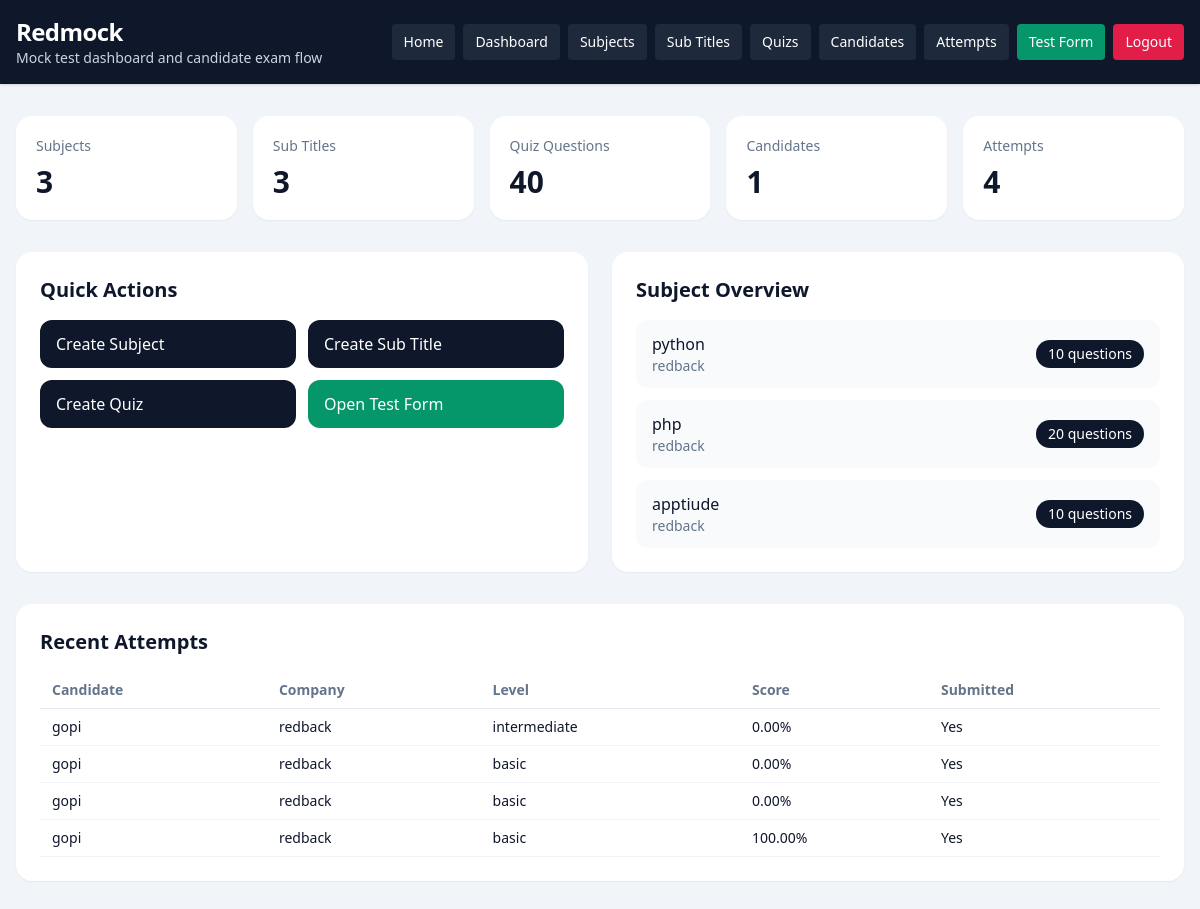
/dashboard/ (signed in), run on an earlier commit of the app's database.
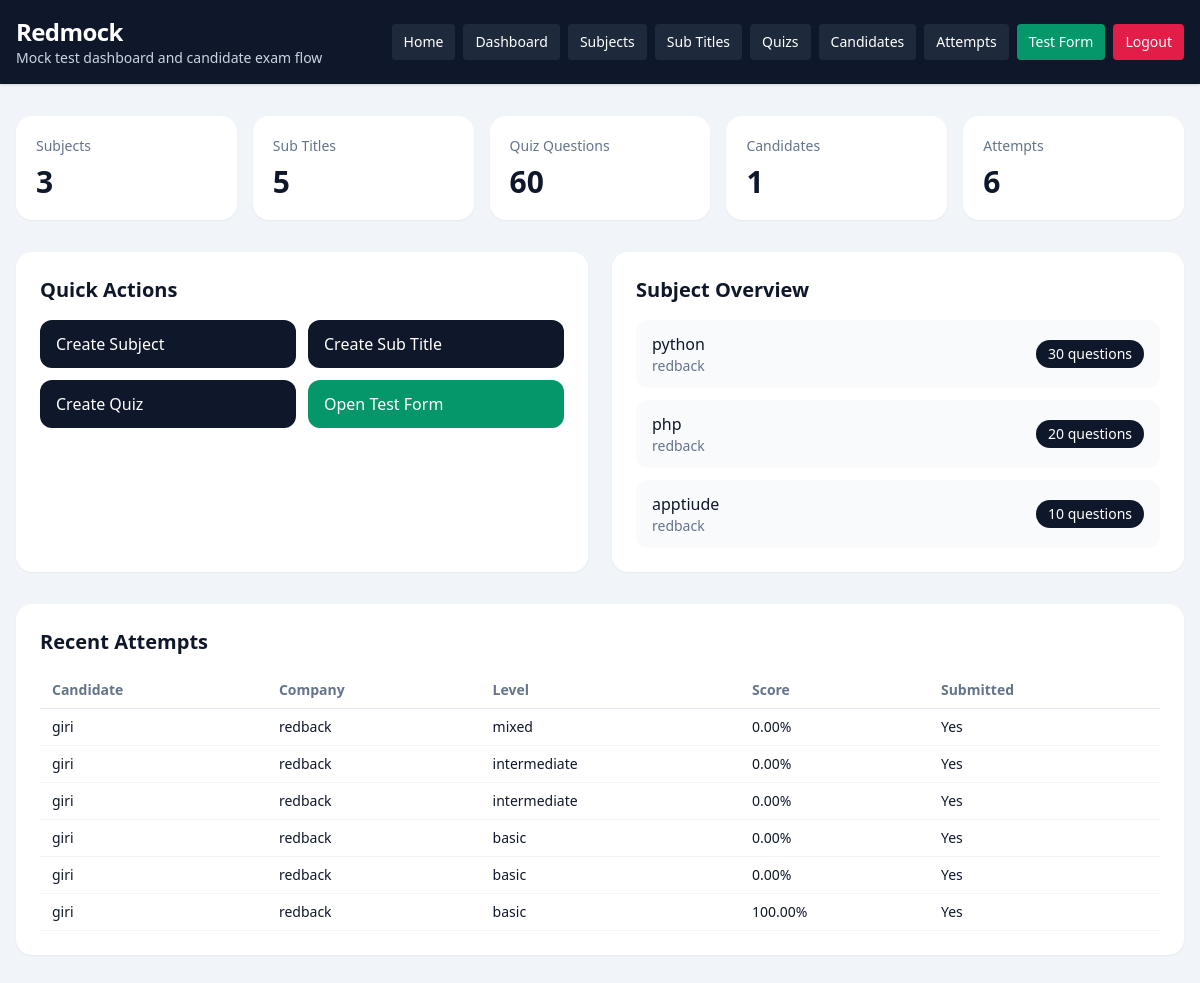
And on a later commit of the database.
### dashboard/models.py (models this page shows, shortened)
class TestSubject(models.Model):
    company = models.ForeignKey(Company, on_delete=models.CASCADE, related_name='subjects')
    subject = models.CharField(max_length=150)
    created_at = models.DateTimeField(auto_now_add=True)
    class Meta:
        ordering = ['subject']
        unique_together = ('company', 'subject')

class Company(models.Model):
    name = models.CharField(max_length=150)
    image = models.ImageField(upload_to='company/', blank=True, null=True)
    email = models.EmailField(unique=True)
    password = models.CharField(max_length=128)
    is_active = models.BooleanField(default=True)
    created_at = models.DateTimeField(auto_now_add=True)
    updated_at = models.DateTimeField(auto_now=True)
    class Meta:
        ordering = ['name']
        verbose_name_plural = 'Companies'

### quiz/models.py (models this page shows, shortened)
class CandidateTestAttempt(models.Model):
    SESSION_SINGLE = 'single'
    SESSION_MULTI = 'multi'
    SESSION_CHOICES = [
        (SESSION_SINGLE, 'Single'),
        (SESSION_MULTI, 'Multi'),
    ]
    candidate = models.ForeignKey(Candidate, on_delete=models.CASCADE, related_name='attempts')
    company = models.ForeignKey(Company, on_delete=models.CASCADE, related_name='attempts')
    session_type = models.CharField(max_length=10, choices=SESSION_CHOICES)
    level = models.CharField(max_length=20)
    question_count = models.PositiveIntegerField()
    duration_minutes = models.PositiveIntegerField()
    selected_subjects = models.JSONField(default=list, blank=True)
    selected_sub_titles = models.JSONField(default=list, blank=True)
    answers_json = models.JSONField(default=list, blank=True)
    correct_count = models.PositiveIntegerField(default=0)
    wrong_count = models.PositiveIntegerField(default=0)
    percentage = models.DecimalField(max_digits=5, decimal_places=2, default=0)
    started_at = models.DateTimeField(blank=True, null=True)
    submitted_at = models.DateTimeField(blank=True, null=True)
    is_submitted = models.BooleanField(default=False)
    created_at = models.DateTimeField(auto_now_add=True)
    class Meta:
        ordering = ['-created_at']

class Candidate(models.Model):
    name = models.CharField(max_length=150)
    email = models.EmailField()
    designation_tech = models.CharField(max_length=150)
    created_at = models.DateTimeField(auto_now_add=True)
    class Meta:
        ordering = ['name']

### dashboard/views.py (the view)
# urls.py: path('', views.dashboard_home, name='home'),
@company_login_required
def dashboard_home(request):
    company = request.company
    context = {
        'subject_count': TestSubject.objects.filter(company=company).count(),
        'subtitle_count': SubTitle.objects.filter(test_subject__company=company).count(),
        'quiz_count': Quiz.objects.filter(test_subject__company=company).count(),
        'candidate_count': Candidate.objects.filter(attempts__company=company).distinct().count(),
        'attempt_count': CandidateTestAttempt.objects.filter(company=company).count(),
        'subjects': TestSubject.objects.filter(company=company).select_related('company').annotate(
            quiz_total=Count('quizzes')
        )[:6],
        'recent_attempts': CandidateTestAttempt.objects.filter(company=company).select_related(
            'candidate', 'company'
        )[:8],
        'company': company,
    }
    return render(request, 'dashboard/home.html', context)

### dashboard/views.py (called while the page is built)
def get_logged_in_company(request):
    company_id = request.session.get('company_id')
    if not company_id:
        return None
    return Company.objects.filter(id=company_id, is_active=True).first()

def company_login_required(view_func):
    @wraps(view_func)
    def wrapper(request, *args, **kwargs):
        company = get_logged_in_company(request)
        if not company:
            return redirect(f"{reverse('dashboard:login')}?next={request.path}")
        request.company = company
        return view_func(request, *args, **kwargs)
    return wrapper

### templates/dashboard/home.html (shortened to what this page needs)
{% extends "base.html" %}
{% block content %}
<section class="grid gap-4 md:grid-cols-5">
    <div class="rounded-2xl bg-white p-5 shadow-sm">
        <p class="text-sm text-slate-500">Subjects</p>
        <p class="mt-2 text-3xl font-bold">{{ subject_count }}</p>
    </div>
    <div class="rounded-2xl bg-white p-5 shadow-sm">
        <p class="text-sm text-slate-500">Sub Titles</p>
        <p class="mt-2 text-3xl font-bold">{{ subtitle_count }}</p>
    </div>
    <div class="rounded-2xl bg-white p-5 shadow-sm">
        <p class="text-sm text-slate-500">Quiz Questions</p>
        <p class="mt-2 text-3xl font-bold">{{ quiz_count }}</p>
    </div>
    <div class="rounded-2xl bg-white p-5 shadow-sm">
        <p class="text-sm text-slate-500">Candidates</p>
        <p class="mt-2 text-3xl font-bold">{{ candidate_count }}</p>
    </div>
    <div class="rounded-2xl bg-white p-5 shadow-sm">
        <p class="text-sm text-slate-500">Attempts</p>
        <p class="mt-2 text-3xl font-bold">{{ attempt_count }}</p>
    </div>
</section>
<section class="mt-8 grid gap-6 lg:grid-cols-2">
    <div class="rounded-2xl bg-white p-6 shadow-sm">
        <div class="mb-4 flex items-center justify-between">
            <h2 class="text-xl font-semibold">Quick Actions</h2>
        </div>
        <div class="grid gap-3 sm:grid-cols-2">
            <a href="{% url 'dashboard:subject_create' %}" class="rounded-xl bg-slate-900 px-4 py-3 text-white">Create Subject</a>
            <a href="{% url 'dashboard:subtitle_create' %}" class="rounded-xl bg-slate-900 px-4 py-3 text-white">Create Sub Title</a>
            <a href="{% url 'dashboard:quiz_create' %}" class="rounded-xl bg-slate-900 px-4 py-3 text-white">Create Quiz</a>
            <a href="{% url 'quiz:start' %}" class="rounded-xl bg-emerald-600 px-4 py-3 text-white">Open Test Form</a>
        </div>
    </div>
    <div class="rounded-2xl bg-white p-6 shadow-sm">
        <h2 class="text-xl font-semibold">Subject Overview</h2>
        <div class="mt-4 space-y-3">
            {% for subject in subjects %}
                <div class="flex items-center justify-between rounded-xl bg-slate-50 px-4 py-3">
                    <div>
                        <p class="font-medium">{{ subject.subject }}</p>
                        <p class="text-sm text-slate-500">{{ subject.company.name }}</p>
                    </div>
                    <span class="rounded-full bg-slate-900 px-3 py-1 text-sm text-white">{{ subject.quiz_total }} questions</span>
                </div>
            {% empty %}
                <p class="text-slate-500">No subjects created yet.</p>
            {% endfor %}
        </div>
    </div>
</section>
<section class="mt-8 rounded-2xl bg-white p-6 shadow-sm">
    <h2 class="text-xl font-semibold">Recent Attempts</h2>
    <div class="mt-4 overflow-x-auto">
        <table class="min-w-full text-left text-sm">
            <thead class="border-b border-slate-200 text-slate-500">
                <tr>
                    <th class="px-3 py-2">Candidate</th>
                    <th class="px-3 py-2">Company</th>
                    <th class="px-3 py-2">Level</th>
                    <th class="px-3 py-2">Score</th>
                    <th class="px-3 py-2">Submitted</th>
                </tr>
            </thead>
            <tbody>
                {% for attempt in recent_attempts %}
                    <tr class="border-b border-slate-100">
                        <td class="px-3 py-2">{{ attempt.candidate.name }}</td>
                        <td class="px-3 py-2">{{ attempt.company.name }}</td>
                        <td class="px-3 py-2">{{ attempt.level }}</td>
                        <td class="px-3 py-2">{{ attempt.percentage }}%</td>
                        <td class="px-3 py-2">{{ attempt.is_submitted|yesno:"Yes,No" }}</td>
                    </tr>
                {% empty %}
                    <tr>
                        <td colspan="5" class="px-3 py-6 text-center text-slate-500">No test attempts yet.</td>
                    </tr>
                {% endfor %}
            </tbody>
        </table>
    </div>
</section>
{% endblock %}

What changed in the data, as far as the page shows it:
computed for TestSubject "python": quiz_total "10" → "30"
added CandidateTestAttempt: candidate.name "giri", company.name "redback", level "mixed", percentage "0.00", is_submitted "Yes"
added CandidateTestAttempt: candidate.name "giri", company.name "redback", level "intermediate", percentage "0.00", is_submitted "Yes"
changed through a linked row, CandidateTestAttempt (number 3 of 6 on the later page): candidate.name "gopi" → "giri"
changed through a linked row, CandidateTestAttempt (number 4 of 6 on the later page): candidate.name "gopi" → "giri"
changed through a linked row, CandidateTestAttempt (number 5 of 6 on the later page): candidate.name "gopi" → "giri"
changed through a linked row, CandidateTestAttempt (number 6 of 6 on the later page): candidate.name "gopi" → "giri"
Also different on the page:
{{ subtitle_count }}: "3" → "5"
{{ quiz_count }}: "40" → "60"
{{ attempt_count }}: "4" → "6"
